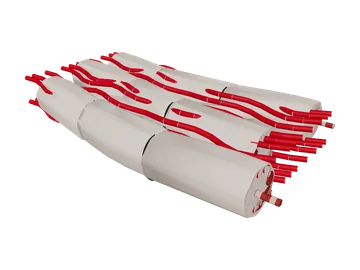
#> input picture src/muscle-games/games/sort/art/cardiac.webp, 360 x 270 px, given in place of armall-full.png, which was not available
$ python sort-cards.py ../../src/muscle-games/games/sort/art/cardiac.webp ../../src/muscle-games/games/sort/art/filaments.webp ../../src/muscle-games/games/sort/art/filaments.webp
#> lines starting #> are read from the running program, lines starting #| are printed output that depends on the picture; after the words box and inside, x2 and y2 are one past the last pixel; in counts of white or black regions, pixels touching at a corner belong together
# usage: python sort-cards.py <renders dir from sort.json> <games/diameter/art dir> <games/sort/art dir>
# Group Sort picture cards (4:3, 360x270) from the 3D renders: sort.json renders + the Diameter art.
import sys, os
from PIL import Image
S, ART, OUT = sys.argv[1], sys.argv[2], sys.argv[3]
os.makedirs(OUT, exist_ok=True)
def load(p): return Image.open(p).convert('RGBA')
#> returned value is the input picture: PIL image 360x270 RGBA; mean R, G, B, A 64.9, 49.6, 49.2, 73.3
def card(im, name, pad=0.08):
#> called with name = 'skeletal', pad = 0.08
    a = im.getchannel('A').point(lambda v: 255 if v > 20 else 0)
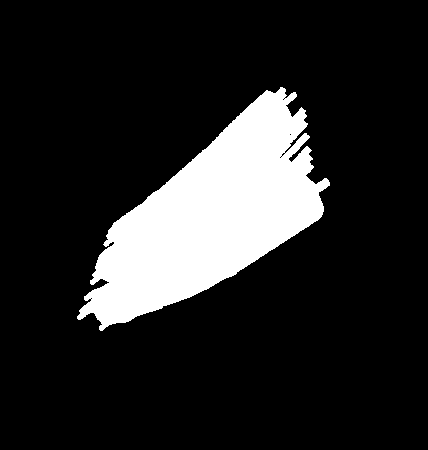
#> a: PIL image 428x450 L; 14.9% white; 1 white region, box (x1, y1, x2, y2) and area: (77, 87, 330, 331) 28613
    x0, y0, x1, y1 = a.getbbox()
#> x0 = 77; y0 = 87; x1 = 330; y1 = 331
    w, h = x1 - x0, y1 - y0
#> w = 253; h = 244
    # grow to 4:3 around the model, with a margin
    W = max(w, h * 4 / 3) * (1 + 2 * pad); H = W * 3 / 4
#> after `W = max(w, h * 4 / 3) * (1 + 2 * pad)`: W = 377.4
#> after `H = W * 3 / 4`: H = 283
    cx, cy = (x0 + x1) / 2, (y0 + y1) / 2
#> cx = 203.5; cy = 209
    box = (round(cx - W / 2), round(cy - H / 2), round(cx + W / 2), round(cy + H / 2))
#> box = (15, 67, 392, 351)
    c = Image.new('RGBA', (box[2] - box[0], box[3] - box[1]), (0, 0, 0, 0))
#> c: PIL image 377x284 RGBA; every value is 0
    c.alpha_composite(im, (-box[0], -box[1]))
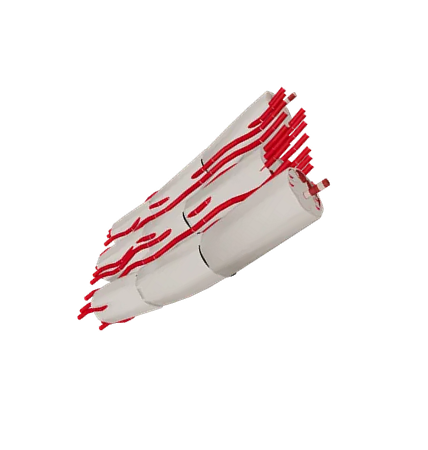
#> im: PIL image 428x450 RGBA; mean R, G, B, A 29.2, 22.2, 22, 37; transparent parts drawn white
    c = c.resize((360, 270), Image.LANCZOS)
#> c: PIL image 360x270 RGBA
    c.save(os.path.join(OUT, name + '.webp'), 'WEBP', quality=84, method=6, alpha_quality=90)
    print(name, (w, h))
#| skeletal (253, 244)
rot = lambda im, d: im.rotate(d, expand=True, resample=Image.BICUBIC)
card(rot(load(f'{S}/armall-full.png'), 55), 'skeletal')
card(rot(load(f'{S}/biceps-b.png'), 22), 'muscle')
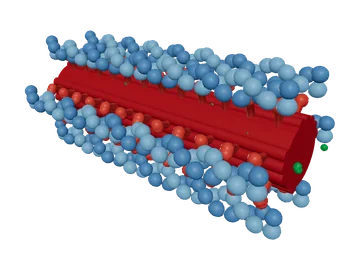
#> input picture src/muscle-games/games/sort/art/filaments.webp, 360 x 270 px, given in place of biceps-b.png, which was not available
#> in load, returned value is the input picture: PIL image 360x270 RGBA; mean R, G, B, A 50.3, 43.6, 53.6, 97.2
#> call 2 of card, with name = 'muscle', pad = 0.08
#> in card (call 2), `a = im.getchannel('A').point(lambda v: 255 if v > 20 else 0)`:
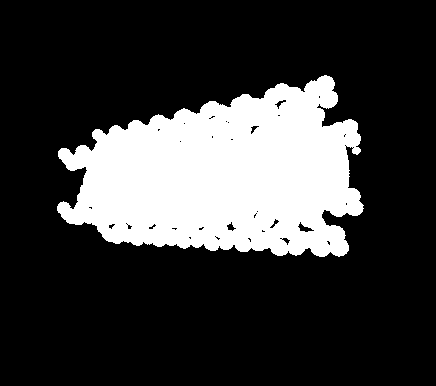
#> a: PIL image 436x386 L; 22.6% white; 1 white region, box (x1, y1, x2, y2) and area: (57, 75, 364, 257) 38036
#> in card (call 2), `x0, y0, x1, y1 = a.getbbox()`: x0 = 57; y0 = 75; x1 = 364; y1 = 257
#> in card (call 2), `w, h = x1 - x0, y1 - y0`: w = 307; h = 182
#> in card (call 2), `W = max(w, h * 4 / 3) * (1 + 2 * pad)`: W = 356.1
#> in card (call 2), `H = W * 3 / 4`: H = 267.1
#> in card (call 2), `cx, cy = (x0 + x1) / 2, (y0 + y1) / 2`: cx = 210.5; cy = 166
#> in card (call 2), `box = (round(cx - W / 2), round(cy - H / 2), round(cx + W / 2), round(..`: box = (32, 32, 389, 300)
#> in card (call 2), `c = Image.new('RGBA', (box[2] - box[0], box[3] - box[1]), (0, 0, 0, 0))`: c: PIL image 357x268 RGBA; every value is 0
#> in card (call 2), `c.alpha_composite(im, (-box[0], -box[1]))`:
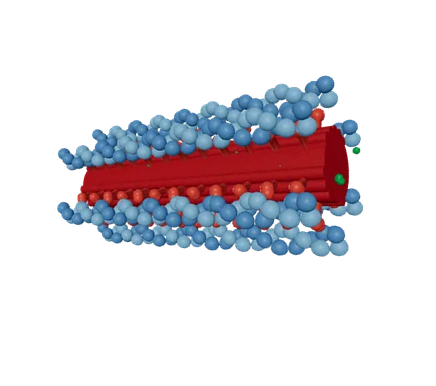
#> im: PIL image 436x386 RGBA; mean R, G, B, A 25.6, 21.3, 26.6, 56.1; transparent parts drawn white
#| muscle (307, 182)
for k in ['fascicle', 'fiber', 'sarcomere']: card(load(f'{ART}/{k}-full.webp'), k)
#> call 3 of card, with name = 'fascicle', pad = 0.08
#> in card (call 3), `a = im.getchannel('A').point(lambda v: 255 if v > 20 else 0)`:
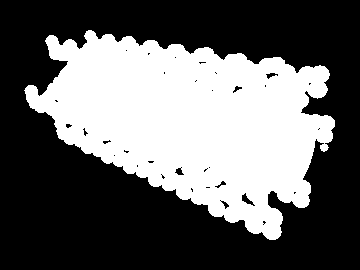
#> a: PIL image 360x270 L; 39% white; 1 white region, box (x1, y1, x2, y2) and area: (24, 30, 335, 240) 37911
#> in card (call 3), `x0, y0, x1, y1 = a.getbbox()`: x0 = 24; y0 = 30; x1 = 335; y1 = 240
#> in card (call 3), `w, h = x1 - x0, y1 - y0`: w = 311; h = 210
#> in card (call 3), `W = max(w, h * 4 / 3) * (1 + 2 * pad)`: W = 360.8
#> in card (call 3), `H = W * 3 / 4`: H = 270.6
#> in card (call 3), `cx, cy = (x0 + x1) / 2, (y0 + y1) / 2`: cx = 179.5; cy = 135
#> in card (call 3), `box = (round(cx - W / 2), round(cy - H / 2), round(cx + W / 2), round(..`: box = (-1, 0, 360, 270)
#> in card (call 3), `c = Image.new('RGBA', (box[2] - box[0], box[3] - box[1]), (0, 0, 0, 0))`: c: PIL image 361x270 RGBA; every value is 0
#> in card (call 3), `c.alpha_composite(im, (-box[0], -box[1]))`:
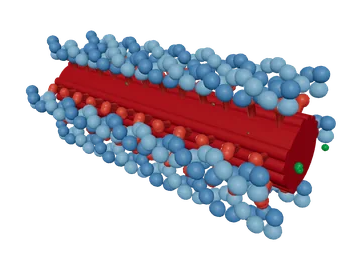
#> c: PIL image 361x270 RGBA; mean R, G, B, A 45.1, 37.7, 47, 96.9; transparent parts drawn white
#| fascicle (311, 210)
#> (the run stopped early here; a loop or call above may not have finished)
